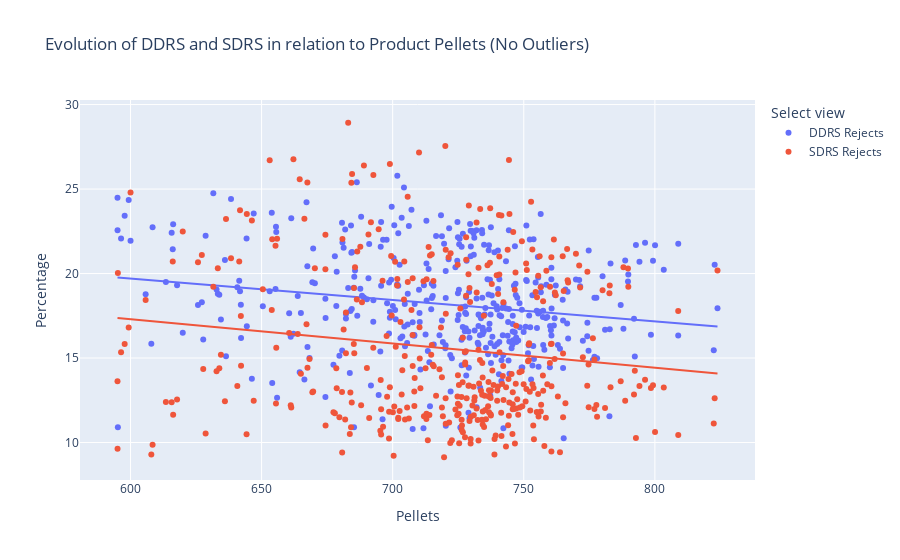

Notebook source saved alongside this figure:
### Code cell
import plotly.express as px
import pandas as pd
import numpy as np

# Função para remover outliers usando o método IQR
def remove_outliers(data, column):
    Q1 = data[column].quantile(0.25)
    Q3 = data[column].quantile(0.75)
    IQR = Q3 - Q1
    lower_bound = Q1 - 1.5 * IQR
    upper_bound = Q3 + 1.5 * IQR
    return data[(data[column] >= lower_bound) & (data[column] <= upper_bound)]

# Remover outliers das colunas relevantes
dados_filtered = remove_outliers(dados, 'Product Pellets')
dados_filtered = remove_outliers(dados_filtered, 'DDRS Rejects/Feed')
dados_filtered = remove_outliers(dados_filtered, 'SDRS Rejects/Feed')

# Extraindo as colunas relevantes do DataFrame filtrado
dates = dados_filtered['Date']
pellets = dados_filtered['Product Pellets']
ddrs_rejects = dados_filtered['DDRS Rejects/Feed']
sdrs_rejects = dados_filtered['SDRS Rejects/Feed']

# Criando DataFrame para Plotly
df_plotly = pd.DataFrame({'Date': dates, 'Pellets': pellets, 'DDRS Rejects': ddrs_rejects * 100, 'SDRS Rejects': sdrs_rejects * 100})

# Criando gráfico interativo com Plotly Express
fig = px.scatter(df_plotly, x='Pellets', y=['DDRS Rejects', 'SDRS Rejects'],
                 labels={'variable': 'Select view', 'value': 'Percentage'},
                 title='Evolution of DDRS and SDRS in relation to Product Pellets (No Outliers)',
                 hover_data=['Date'], trendline='ols')

# Exibindo o gráfico interativo
fig.show()

### Figure 1 — Plotly figure (JSON) as saved in the notebook; plotly's stock layout.template omitted (floating-point values rounded to 4 significant figures; data arrays with more than 128 entries replaced by an {"elided": "..."} marker saying what was removed)
{"data": [{"customdata": {"elided": "400x1 str values"}, "hovertemplate": "Select view=DDRS Rejects<br>Pellets=%{x}<br>Percentage=%{y}<br>Date=%{customdata[0]}<extra></extra>", "legendgroup": "DDRS Rejects", "marker": {"color": "#636efa", "symbol": "circle"}, "mode": "markers", "name": "DDRS Rejects", "orientation": "v", "showlegend": true, "type": "scatter", "x": {"elided": "400 float values"}, "xaxis": "x", "y": {"elided": "400 float values"}, "yaxis": "y"}, {"hovertemplate": "<b>OLS trendline</b><br>value = -0.0126987 * Pellets + 27.3233<br>R<sup>2</sup>=0.035353<br><br>Select view=DDRS Rejects<br>Pellets=%{x}<br>Percentage=%{y} <b>(trend)</b><extra></extra>", "legendgroup": "DDRS Rejects", "marker": {"color": "#636efa", "symbol": "circle"}, "mode": "lines", "name": "DDRS Rejects", "showlegend": false, "type": "scatter", "x": {"elided": "400 float values"}, "xaxis": "x", "y": {"elided": "400 float values"}, "yaxis": "y"}, {"customdata": {"elided": "400x1 str values"}, "hovertemplate": "Select view=SDRS Rejects<br>Pellets=%{x}<br>Percentage=%{y}<br>Date=%{customdata[0]}<extra></extra>", "legendgroup": "SDRS Rejects", "marker": {"color": "#EF553B", "symbol": "circle"}, "mode": "markers", "name": "SDRS Rejects", "orientation": "v", "showlegend": true, "type": "scatter", "x": {"elided": "400 float values"}, "xaxis": "x", "y": {"elided": "400 float values"}, "yaxis": "y"}, {"hovertemplate": "<b>OLS trendline</b><br>value = -0.0143362 * Pellets + 25.8959<br>R<sup>2</sup>=0.021135<br><br>Select view=SDRS Rejects<br>Pellets=%{x}<br>Percentage=%{y} <b>(trend)</b><extra></extra>", "legendgroup": "SDRS Rejects", "marker": {"color": "#EF553B", "symbol": "circle"}, "mode": "lines", "name": "SDRS Rejects", "showlegend": false, "type": "scatter", "x": {"elided": "400 float values"}, "xaxis": "x", "y": {"elided": "400 float values"}, "yaxis": "y"}], "layout": {"legend": {"title": {"text": "Select view"}, "tracegroupgap": 0}, "title": {"text": "Evolution of DDRS and SDRS in relation to Product Pellets (No Outliers)"}, "xaxis": {"anchor": "y", "domain": [0, 1], "title": {"text": "Pellets"}}, "yaxis": {"anchor": "x", "domain": [0, 1], "title": {"text": "Percentage"}}}}
